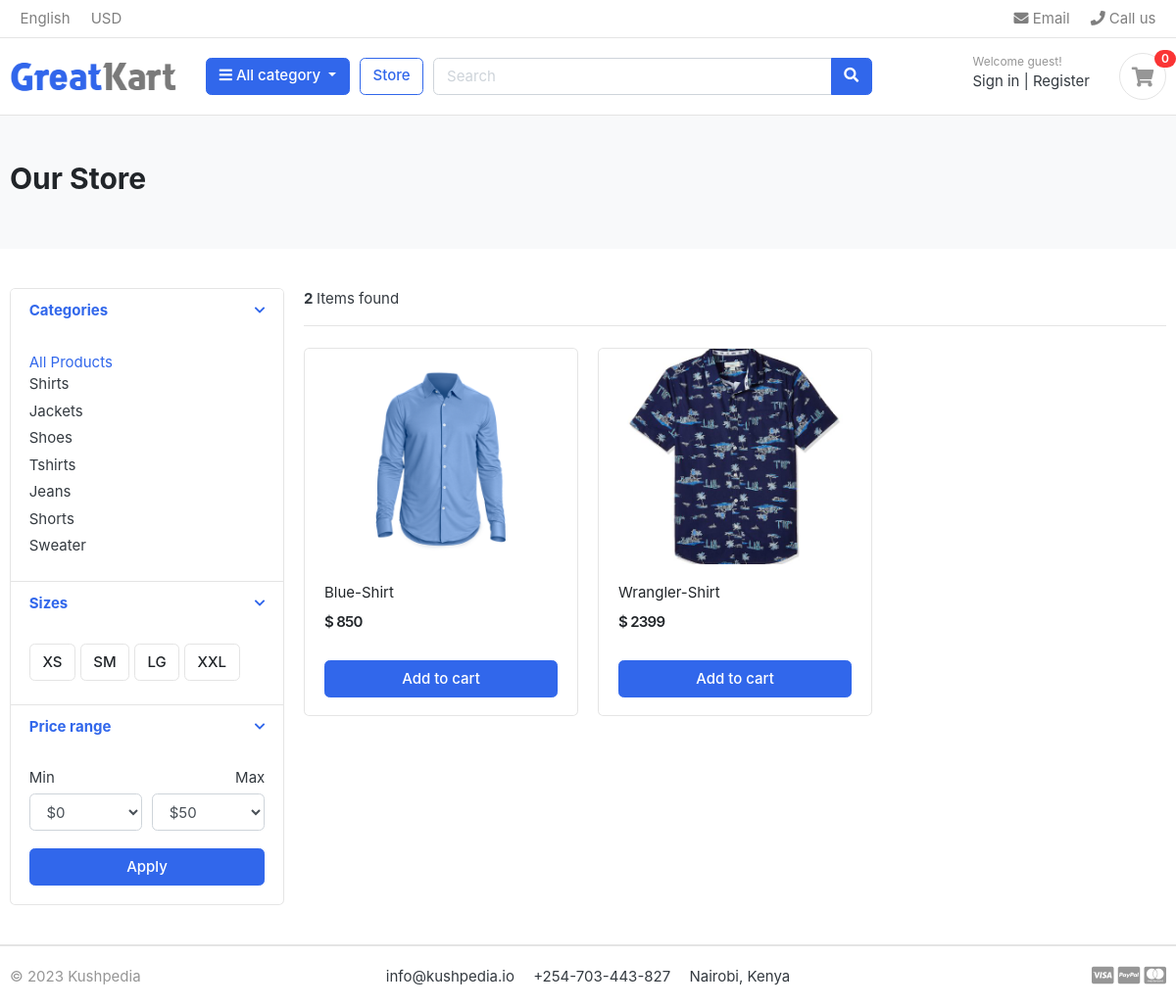
Screenshot of /store/category/shirt/ with the database file from the repository.
### categoryApp/models.py (models this page shows, shortened)
class Category(models.Model):
    category_name = models.CharField(max_length=50, unique=True)
    slug = models.SlugField(max_length=100, unique=True)
    description = models.TextField(max_length=255)
    cat_image = models.ImageField(upload_to='photos/categories', blank=True)
    class Meta:
        verbose_name= 'category'
        verbose_name_plural = 'categories'
    def get_url(self):
        return reverse('products_by_category', args=[self.slug])

### store/models.py (models this page shows, shortened)
class Product(models.Model):
    product_name    = models.CharField(max_length=200, unique=True)
    slug            = models.SlugField(max_length=200, unique=True)
    description     = models.TextField(max_length=500, blank=True)
    price           = models.IntegerField()
    images          = models.ImageField(upload_to='photos/products')
    stock           = models.IntegerField()
    is_available    = models.BooleanField(default=True)
    category        = models.ForeignKey(Category, on_delete=models.CASCADE)
    created_date    = models.DateTimeField(auto_now_add=True)
    modified_date   = models.DateTimeField(auto_now=True)
    def get_url(self):
        return reverse('product_details',args=[self.category.slug, self.slug])

### store/views.py (the view)
# urls.py: path('store/', include('store.urls')),
def store(request, category_slug = None):
    categories = None
    products = None
    if category_slug != None:
        categories = get_object_or_404(Category, slug = category_slug)
        products = Product.objects.filter(category = categories, is_available=True).order_by('id')
        paginator = Paginator(products,2)
        page =request.GET.get('page')
        paged_products = paginator.get_page(page)
        product_count = products.count()
    else:
        products = Product.objects.all().filter(is_available=True).order_by('id')
        paginator = Paginator(products,6)
        page =request.GET.get('page')
        paged_products = paginator.get_page(page)
        product_count = products.count()
    context = {
        'products':paged_products,
        'product_count': product_count,
    }
    return render (request, 'store/store.html', context)

### carts/context_processors.py (called while the page is built)
def counter(request):
    cart_count = 0
    if 'admin' in request.path:
        return {}
    else:
        try:
            cart = Cart.objects.filter(cart_id=_cart_id(request))
            cart_items = CartItem.objects.all().filter(cart=cart[:1])
            for cart_item in cart_items:
                cart_count += cart_item.quantity
        except Cart.DoesNotExist:
            cart_count = 0
    return dict(cart_count = cart_count)

### carts/views.py (called while the page is built)
def _cart_id(request):
    cart = request.session.session_key
    if not cart:
        cart = request.session.create()
    return cart

### categoryApp/context_processors.py (called while the page is built)
def menu_links(request):
    links = Category.objects.all()
    return dict(links=links)

### templates/store/store.html (shortened to what this page needs)
{% extends 'base.html' %}
{% load static %}
{% block content %}
<section class="section-pagetop bg">
    <div class="container">
        {% if 'search' in request.path %}
        <h2 class="title-page">Sear Results</h2>
        {% else %}
        <h2 class="title-page">Our Store</h2>
        {% endif %}
    </div>
    </section>
<section class="section-content padding-y">
    <div class="container">
    <div class="row">
        <aside class="col-md-3">
    <div class="card">
        <article class="filter-group">
            <header class="card-header">
                <a href="#" data-toggle="collapse" data-target="#collapse_1" aria-expanded="true" class="">
                    <i class="icon-control fa fa-chevron-down"></i>
                    <h6 class="title">Categories</h6>
                </a>
            </header>
            <div class="filter-content collapse show" id="collapse_1">
                <div class="card-body">
                    <a href="{% url 'store' %}">All Products </a>
                    <ul class="list-menu">
                        {% for category in links %}
                    <li><a href="{{ category.get_url }}">{{category.category_name }}  </a></li>
                    {% endfor %}
                    </ul>
                </div>
            </div>
        </article>
        <article class="filter-group">
            <header class="card-header">
                <a href="#" data-toggle="collapse" data-target="#collapse_4" aria-expanded="true" class="">
                    <i class="icon-control fa fa-chevron-down"></i>
                    <h6 class="title">Sizes </h6>
                </a>
            </header>
            <div class="filter-content collapse show" id="collapse_4" style="">
                <div class="card-body">
                <label class="checkbox-btn">
                    <span class="btn btn-light"> XS </span>
                </label>
                <label class="checkbox-btn">
                    <span class="btn btn-light"> SM </span>
                </label>
                <label class="checkbox-btn">
                    <span class="btn btn-light"> LG </span>
                </label>
                <label class="checkbox-btn">
                    <span class="btn btn-light"> XXL </span>
                </label>
            </div>
            </div>
        </article>
        <article class="filter-group">
            <header class="card-header">
                <a href="#" data-toggle="collapse" data-target="#collapse_3" aria-expanded="true" class="">
                    <i class="icon-control fa fa-chevron-down"></i>
                    <h6 class="title">Price range </h6>
                </a>
            </header>
            <div class="filter-content collapse show" id="collapse_3" style="">
                <div class="card-body">
                    <div class="form-row">
                    <div class="form-group col-md-6">
                    <label>Min</label>
                        <select class="mr-2 form-control">
                            <option value="0">$0</option>
                        </select>
                    </div>
                    <div class="form-group text-right col-md-6">
                    <label>Max</label>
                        <select class="mr-2 form-control">
                            <option value="50">$50</option>
                        </select>
                    </div>
                    </div>
                    <button class="btn btn-block btn-primary">Apply</button>
                </div>
            </div>
        </article>
    </div>
        </aside>
        <main class="col-md-9">
    <header class="border-bottom mb-4 pb-3">
            <div class="form-inline">
                <span class="mr-md-auto"><b> {{product_count}} </b>Items found  </span>
            </div>
    </header>
    <div class="row">
    {% if products %}
            {% for product in products %}
            <div class="col-md-4">
                <figure class="card card-product-grid">
                    <div class="img-wrap">
                        <a href="{{ product.get_url }}"><img src="{{ product.images.url }}"></a>
                </div>
                <figcaption class="info-wrap">
                    <div class="fix-height">
                        <a href="{{product.get_url}}" class="title">{{product.product_name}}</a>
                        <div class="price-wrap mt-2">
                            <span class="price">$ {{product.price}}</span>
                        </div>
                    </div>
                    <a href="{{product.get_url}}" class="btn btn-block btn-primary">Add to cart </a>
                </figcaption>
            </figure>
        </div>
    {% endfor %}
    {% else %}
    <h1>No results find</h1>
    {% endif %}
</div>
        </main>
    </div>
    </section>
{% endblock content%}

### static/css/ui.css (style rules this page uses)
html { font-family: "Inter", sans-serif; font-size: 15px; }
.img-wrap { text-align: center; display: block; }
.img-wrap img { max-width: 100%; }
.price-wrap { letter-spacing: -0.7px; }
.padding-y { padding-top: 40px; padding-bottom: 40px; }
figure { margin-bottom: 0; }
article:after, .form-group:after { display: block; clear: both; content: ""; }
.bg { background-color: #f8f9fa; }
.title-page { color: #212529; }
.btn-light { background-color: #fff; border-color: #e4e4e4; }
[class*=list-] li:after { visibility: hidden; display: block; content: ""; overflow: hidden; height: 0; clear: both; }
.list-menu { list-style: none; margin: 0; padding-left: 0; }
.list-menu li { margin-bottom: 5px; }
.list-menu a { color: #343a40; }
[class*=card-product] a.title { color: #212529; display: block; }
[class*=card-product] .img-wrap { overflow: hidden; position: relative; }
[class*=card-product] .img-wrap img { height: 100%; max-width: 100%; width: auto; display: inline-block; -o-object-fit: cover; object-fit: cover; }
.card-product-grid { margin-bottom: 20px; }
.card-product-grid .img-wrap { border-radius: 0.2rem 0.2rem 0 0; height: 220px; }
.card-product-grid .info-wrap { overflow: hidden; padding: 18px 20px; }
.card-product-grid .fix-height { height: 80px; overflow: hidden; }
.card .img-wrap { overflow: hidden; }
.price { font-weight: 600; color: #212529; }
.icon-control { margin-top: 5px; float: right; font-size: 80%; }
.card-header .title { margin-bottom: 0; line-height: 1.5; }
.filter-group { border-bottom: 1px solid #e4e4e4; }
.filter-group .card-header { border-bottom: 0; }
.filter-group:last-child { border-bottom: 0; }
.checkbox-btn { position: relative; }
.section-pagetop { padding: 45px 0; }

### rows the page displays
Category: category_name "Shirts"
Category: category_name "Jackets"
Category: category_name "Shoes"
Category: category_name "Tshirts"
Category: category_name "Jeans"
Category: category_name "Shorts"
Category: category_name "Sweater"
Product: images (picture), product_name "Blue-Shirt", price "850"
Product: images (picture), product_name "Wrangler-Shirt", price "2399"

### other values shown
{{ cart_count }} "0"
{{ product_count }} "2"
